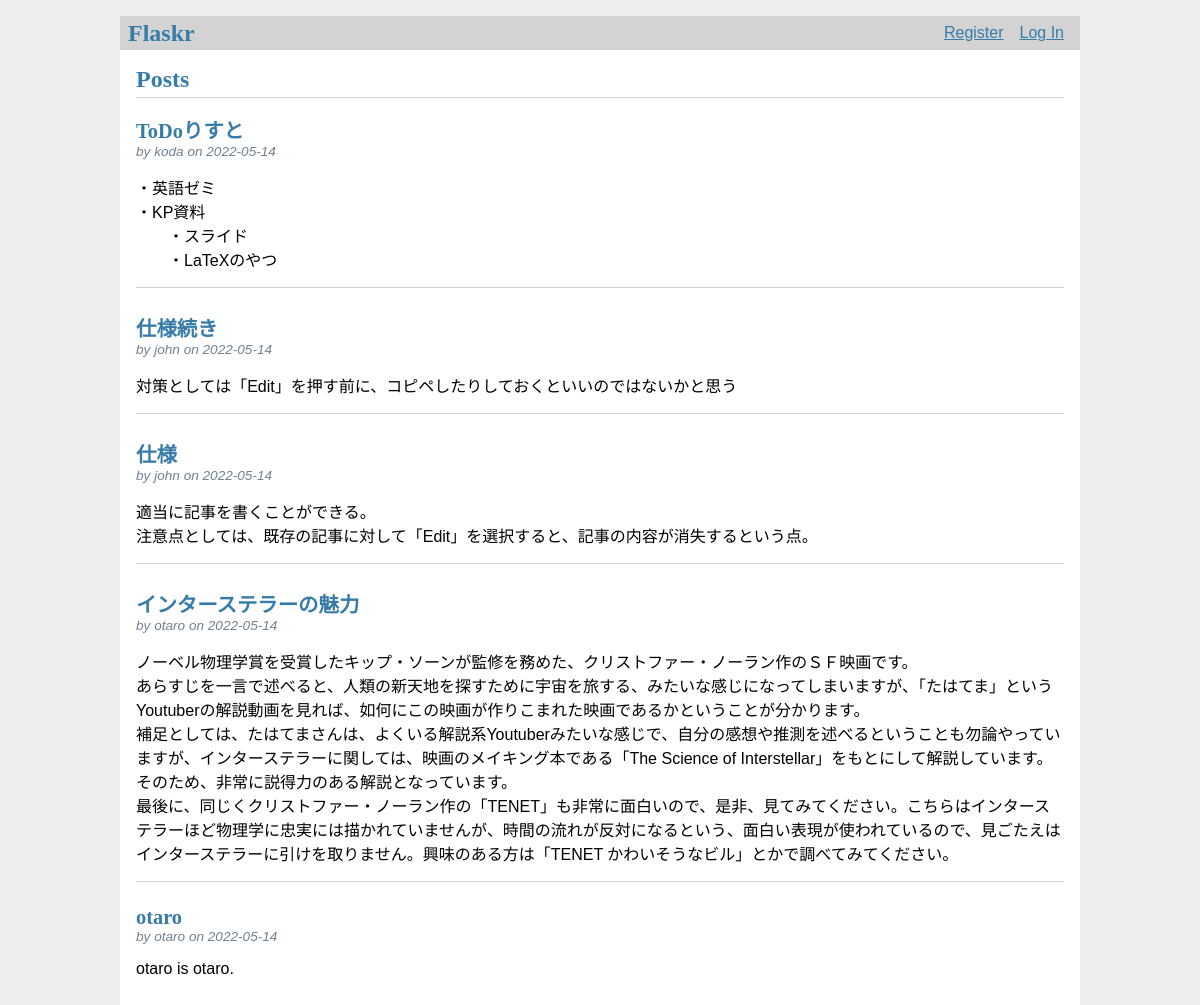
Before: / with the older database file.
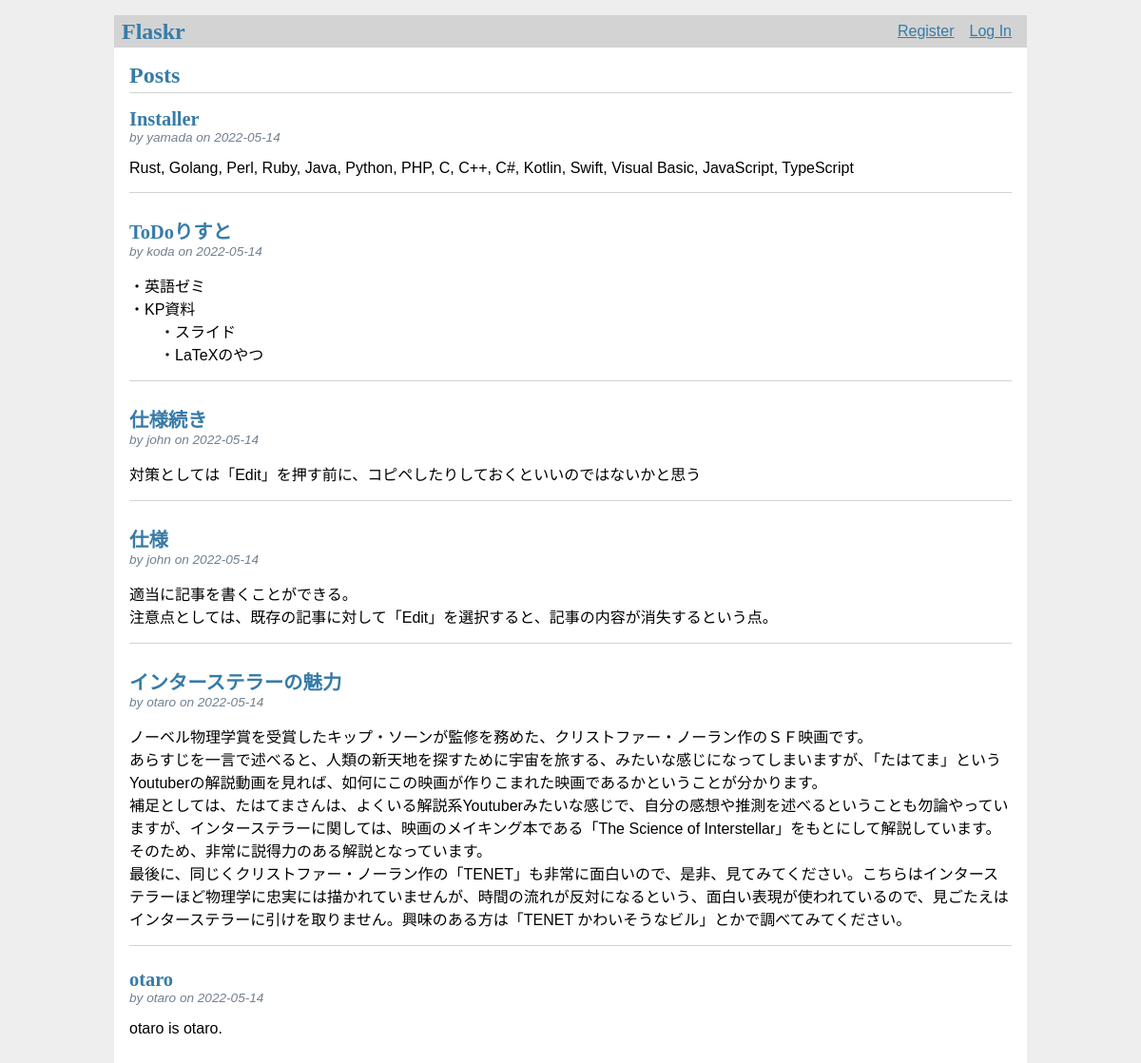
After: the same page with the newer database file.
### tables this page shows
CREATE TABLE post (
  id INTEGER PRIMARY KEY AUTOINCREMENT,
  author_id INTEGER NOT NULL,
  created TIMESTAMP NOT NULL DEFAULT CURRENT_TIMESTAMP,
  title TEXT NOT NULL,
  body TEXT NOT NULL,
  FOREIGN KEY (author_id) REFERENCES user (id)
);

CREATE TABLE user (
  id INTEGER PRIMARY KEY AUTOINCREMENT,
  username TEXT UNIQUE NOT NULL,
  password TEXT NOT NULL
);

### flaskr/blog.py (the view)
@bp.route('/')
def index():
    db = get_db()
    posts = db.execute(
        'SELECT p.id, title, body, created, author_id, username'
        '  FROM post p JOIN user u ON p.author_id = u.id'
        ' ORDER BY created DESC'
    ).fetchall()
    return render_template('blog/index.html', posts=posts)

### flaskr/auth.py (called while the page is built)
@bp.before_app_request
def load_logged_in_user():
    user_id = session.get('user_id')
    if user_id is None:
        g.user = None
    else:
        g.user = get_db().execute(
            'SELECT * FROM user WHERE id = ?', (user_id,)
        ).fetchone()

### flaskr/db.py (called while the page is built)
def get_db():
    if 'db' not in g:
        g.db = sqlite3.connect(
            current_app.config['DATABASE'],
            detect_types=sqlite3.PARSE_DECLTYPES
        )
        g.db.row_factory = sqlite3.Row
    return g.db

### flaskr/templates/blog/index.html (shortened to what this page needs)
{% extends 'base.html' %}
{% block header %}
  <h1>{% block title %}Posts{% endblock %}</h1>
{% endblock %}
{% block content %}
  {% for post in posts %}
    <article class="post">
      <header>
        <div>
          <h1>{{ post['title'] }}</h1>
          <div class="about">by {{ post['username'] }} on {{ post['created'].strftime('%Y-%m-%d') }}</div>
        </div>
      </header>
      <p class="body">{{ post['body'] }}</p>
    </article>
    {% if not loop.last %}
      <hr>
    {% endif %}
  {% endfor %}
{% endblock %}

### flaskr/templates/base.html (shortened to what this page needs)
<!doctype html>
<link rel="stylesheet" href="{{ url_for('static', filename='style.css') }}">
<nav>
  <h1>Flaskr</h1>
  <ul>
    {% if g.user %}
      <li><span>{{ g.user['username'] }}</span>
      <li><a href="{{ url_for('auth.logout') }}">Log Out</a>
    {% else %}
      <li><a href="{{ url_for('auth.register') }}">Register</a>
      <li><a href="{{ url_for('auth.login') }}">Log In</a>
    {% endif %}
  </ul>
</nav>
<section class="content">
  <header>
    {% block header %}{% endblock %}
  </header>
  {% block content %}{% endblock %}
</section>

### flaskr/static/style.css (style rules this page uses)
h1 { font-family: serif; color: #377ba8; margin: 1rem 0; }
a { color: #377ba8; }
hr { border: none; border-top: 1px solid lightgray; }
nav { background: lightgray; display: flex; align-items: center; padding: 0 0.5rem; }
nav h1 { flex: auto; margin: 0; }
nav ul { display: flex; list-style: none; margin: 0; padding: 0; }
nav ul li a, nav ul li span, header .action { display: block; padding: 0.5rem; }
.content { padding: 0 1rem 1rem; }
.content > header { border-bottom: 1px solid lightgray; display: flex; align-items: flex-end; }
.content > header h1 { flex: auto; margin: 1rem 0 0.25rem 0; }
.post > header { display: flex; align-items: flex-end; font-size: 0.85em; }
.post > header > div:first-of-type { flex: auto; }
.post > header h1 { font-size: 1.5em; margin-bottom: 0; }
.post .about { color: slategray; font-style: italic; }
.post .body { white-space: pre-line; }
.content:last-child { margin-bottom: 0; }

Changed rows visible on the page:
added post: title "Installer", username "yamada", created "2022-05-14", body "Rust, Golang, Perl, Ruby, Java, Python, PHP, C, C++, C#, Kotlin, Swift, Visual Basic, JavaScript, TypeScript"
